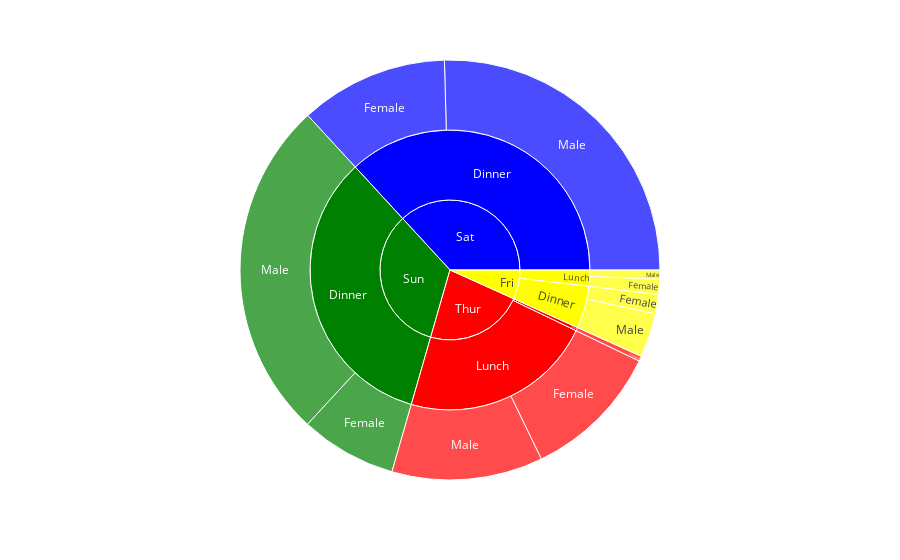

Here is the notebook cell this chart was saved with:
### Code cell
df = px.data.tips()
fig = px.sunburst(df, path=['day', 'time', 'sex'], values='total_bill', color_discrete_sequence=['blue', 'green', "red", "yellow", "purple"])
fig.show()

### Figure 1 — Plotly figure (JSON) as saved in the notebook; plotly's stock layout.template omitted (floating-point values rounded to 4 significant figures)
{"data": [{"branchvalues": "total", "domain": {"x": [0, 1], "y": [0, 1]}, "hovertemplate": "labels=%{label}<br>total_bill=%{value}<br>parent=%{parent}<br>id=%{id}<extra></extra>", "ids": ["Fri/Dinner/Female", "Sat/Dinner/Female", "Sun/Dinner/Female", "Thur/Dinner/Female", "Fri/Lunch/Female", "Thur/Lunch/Female", "Fri/Dinner/Male", "Sat/Dinner/Male", "Sun/Dinner/Male", "Fri/Lunch/Male", "Thur/Lunch/Male", "Fri/Dinner", "Sat/Dinner", "Sun/Dinner", "Thur/Dinner", "Fri/Lunch", "Thur/Lunch", "Fri", "Sat", "Sun", "Thur"], "labels": ["Female", "Female", "Female", "Female", "Female", "Female", "Male", "Male", "Male", "Male", "Male", "Dinner", "Dinner", "Dinner", "Dinner", "Lunch", "Lunch", "Fri", "Sat", "Sun", "Thur"], "name": "", "parents": ["Fri/Dinner", "Sat/Dinner", "Sun/Dinner", "Thur/Dinner", "Fri/Lunch", "Thur/Lunch", "Fri/Dinner", "Sat/Dinner", "Sun/Dinner", "Fri/Lunch", "Thur/Lunch", "Fri", "Sat", "Sun", "Thur", "Fri", "Thur", "", "", "", ""], "type": "sunburst", "values": [71.55, 551.0, 357.7, 18.78, 55.76, 516.1, 164.4, 1227.0, 1269.0, 34.16, 561.4, 236.0, 1778.0, 1627.0, 18.78, 89.92, 1078.0, 325.9, 1778.0, 1627.0, 1096.0]}], "layout": {"legend": {"tracegroupgap": 0}, "margin": {"t": 60}, "sunburstcolorway": ["blue", "green", "red", "yellow", "purple"]}}
